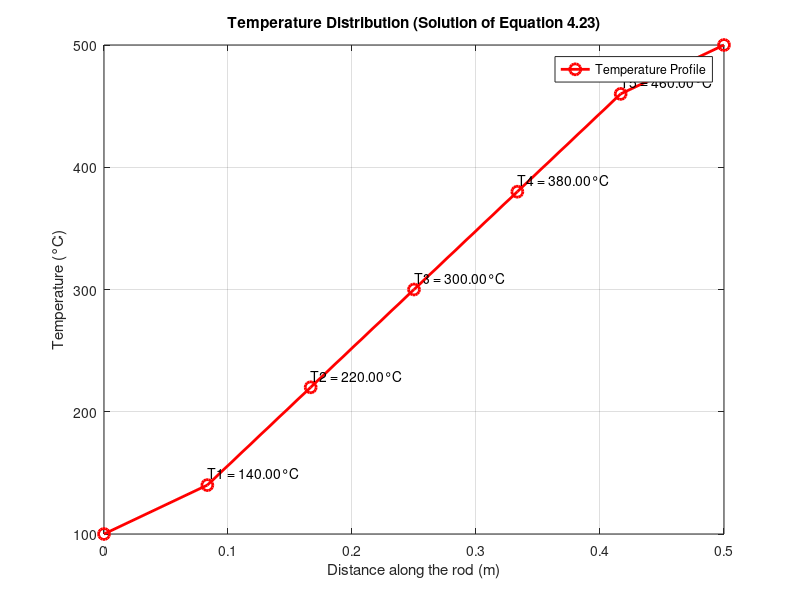

This figure's MATLAB source:
% MATLAB Code to Solve Equation 4.23 (Steady-State 1D Heat Conduction)
clc; clear; close all;

% Define the coefficient matrix A
A = [-300  100   0    0    0;
      100 -200  100    0    0;
       0   100 -200  100    0;
       0    0   100 -200  100;
       0    0    0   100 -300];

% Define the right-hand side (RHS) vector b
b = [-200*100; 0; 0; 0; -200*500];

% Solve for Temperature Vector T using MATLAB's built-in solver
T_internal = A \ b;

% Display computed internal temperatures
fprintf('Computed Internal Temperatures:\n');
disp(T_internal);

% Define total number of nodes (including boundaries)
N = length(T_internal);
L = 0.5; % Length of the rod (m)

% Define x-coordinates including boundary points
x_full = linspace(0, L, N + 2); % Including boundaries at x=0 and x=L

% Full temperature distribution (including boundary temperatures)
T_full = [100; T_internal; 500];

% Plot Temperature Distribution
figure;
plot(x_full, T_full, 'ro-', 'LineWidth', 2, 'MarkerSize', 8);
xlabel('Distance along the rod (m)');
ylabel('Temperature (°C)');
title('Temperature Distribution (Solution of Equation 4.23)');
grid on;
legend('Temperature Profile');

% Mark Internal Node Values on the Plot
for i = 1:N
    text(x_full(i+1), T_internal(i) + 10, sprintf('T%d = %.2f°C', i, T_internal(i)), 'FontSize', 10, 'Color', 'black');
end
